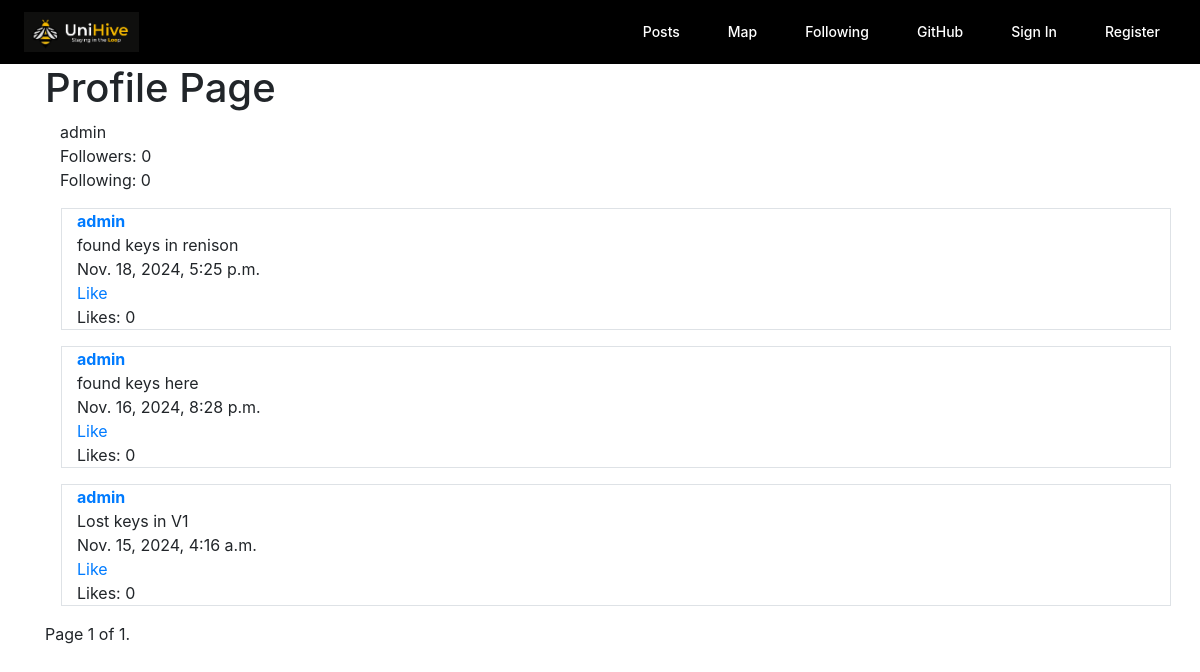
/profile/admin, run on the app's committed database.
### network/models.py (models this page shows)
class Network(models.Model):
    user = models.ForeignKey(User, on_delete=models.CASCADE)
    followers = models.ManyToManyField(User, blank=True, related_name="following")

class User(AbstractUser):
    pass

class Post(models.Model):
    poster = models.ForeignKey(User, on_delete=models.CASCADE)
    content = models.TextField()
    time = models.DateTimeField(auto_now_add=True)
    likes = models.ManyToManyField(User, blank=True, related_name="liked")
    found = models.BooleanField(default=False)
    picture = models.ImageField(upload_to='pictures/', blank=True, null=True)
    latitude = models.FloatField(default=43.4722893)
    longitude = models.FloatField(default=-80.5474325)
    pinned = models.BooleanField(default=False)

### network/views.py (the view)
# urls.py: path("profile/<str:username>", views.view_profile, name="view_profile"),
def view_profile(request, username):
    print('view_profile called')
    print(username)
    user = User.objects.get(username=username)
    if not Network.objects.all().filter(user=user).exists():
        network = Network(user=user)
        network.save()
    network = Network.objects.get(user=user)
    print("helooooooo")
    followers = network.followers
    followers_count = followers.count()
    following = user.following
    following_count = following.count()
    others_profile = True
    others_profile_follow = True
    if user == request.user:
        others_profile = False
    else:
        print('alive')
        if followers.filter(pk=request.user.pk).exists():
            others_profile_follow = False
        print('dead')
    user_post = Post.objects.filter(poster=user).order_by('-time')
    new_type = []
    for post in user_post:
        is_liked = post.likes.filter(id=request.user.id).exists()
        new_type.append({"post": post, "is_liked": is_liked})
    paginator = Paginator(new_type, 10)
    page_number = request.GET.get('page')
    page_obj = paginator.get_page(page_number)
    return render(request, "network/profile.html", {
        "network" : network,
        "followers_count" : followers_count,
        "following_count" : following_count,
        "others_profile" : others_profile,
        "others_profile_follow" : others_profile_follow,
        'page_obj': page_obj
    })

### network/templates/network/profile.html (shortened to what this page needs)
{% extends "network/layout.html" %}
{% load static %}
{% block body %}
<div class="container">
    <h1>Profile Page</h1>
    <div class="container">
        {{ network.user.username }}
    </div>
    <div class="container">
        Followers: {{ followers_count }}
    </div>
    <div class="container">
        Following: {{ following_count }}
    </div>
    {% for type in page_obj %}
        <div class="container m-3 border">
            <a href="{% url 'view_profile' type.post.poster.username %}">
                <b>{{ type.post.poster.username }}</b>
            </a>
            <div class="content-space" data-id="{{ type.post.id }}">{{ type.post.content }}</div>
            <div>
                <span>{{ type.post.time }}</span>
            </div>
            {% if type.is_liked %}
                <div>
                    <a href="#" class="unlike-button" data-id="{{ type.post.id }}">Unlike</a>
                </div>
                <div>
                    <a href="#" class="like-button" data-id="{{ type.post.id }}" style="display: none;">Like</a>
                </div>
            {% else %}
                <div>
                    <a href="#" class="like-button" data-id="{{ type.post.id }}">Like</a>
                </div>
            {% endif %}
            <div>
                <span class="likes-count" data-id="{{ type.post.id }}">Likes: {{ type.post.likes.count }}</span>
            </div>
        </div>
    {% endfor %}
    <div class="pagination">
        <span class="step-links">
            <span class="current">
                Page {{ page_obj.number }} of {{ page_obj.paginator.num_pages }}.
            </span>
        </span>
    </div>
</div>
{% endblock %}

### data on the page
Network: user.username "admin"
Post: post.poster.username "admin", post.content "found keys in renison", post.time "Nov. 18, 2024, 5:25 p.m.", post.likes.count "0"
Post: post.poster.username "admin", post.content "found keys here", post.time "Nov. 16, 2024, 8:28 p.m.", post.likes.count "0"
Post: post.poster.username "admin", post.content "Lost keys in V1", post.time "Nov. 15, 2024, 4:16 a.m.", post.likes.count "0"

### other printed values
{{ followers_count }} "0"
{{ following_count }} "0"
{{ page_obj.number }} "1"
{{ page_obj.paginator.num_pages }} "1"
